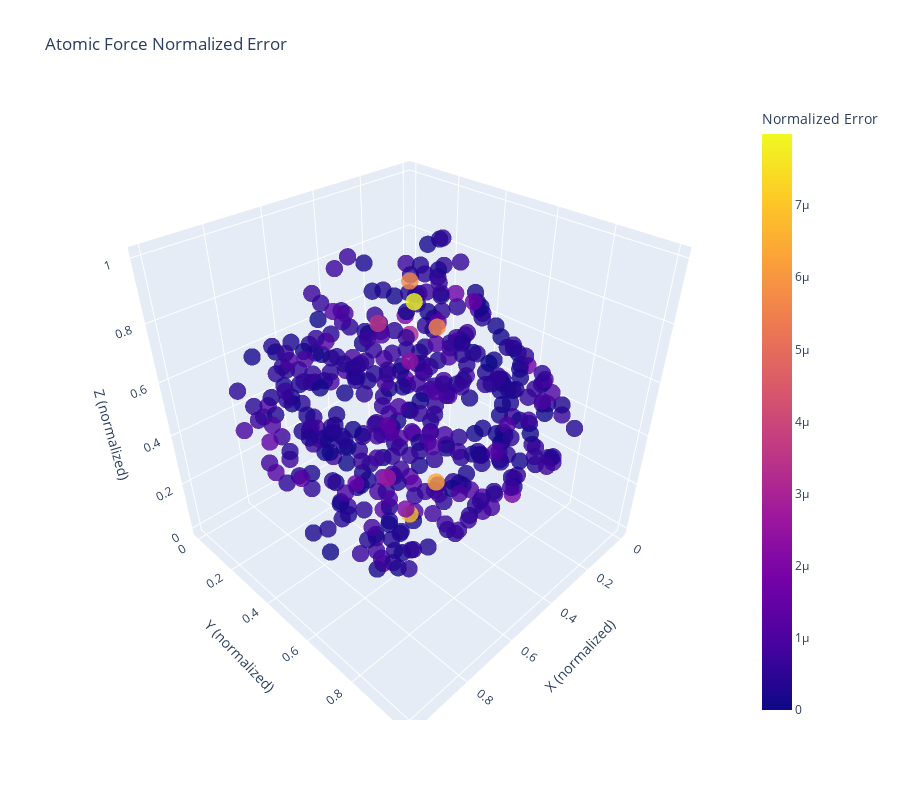

This figure's notebook cell:
### Code cell
import plotly.graph_objects as go

fig = go.Figure(data=[go.Scatter3d(
    x=positions_normalized[:, 0],
    y=positions_normalized[:, 1],
    z=positions_normalized[:, 2],
    mode='markers',
    marker=dict(
        size=6,
        color=error_ratio,
        colorscale='plasma',
        opacity=0.8,
        colorbar=dict(title="Normalized Error")
    )
)])

fig.update_layout(
    title="Atomic Force Normalized Error",
    height=800,
    scene=dict(
        xaxis_title="X (normalized)",
        yaxis_title="Y (normalized)",
        zaxis_title="Z (normalized)"
    )
)

fig.show()

### Figure 1 — Plotly figure (JSON) as saved in the notebook; plotly's stock layout.template omitted (floating-point values rounded to 4 significant figures; data arrays with more than 128 entries replaced by an {"elided": "..."} marker saying what was removed)
{"data": [{"marker": {"color": {"elided": "426 float values"}, "colorbar": {"title": {"text": "Normalized Error"}}, "colorscale": [[0, "#0d0887"], [0.1111, "#46039f"], [0.2222, "#7201a8"], [0.3333, "#9c179e"], [0.4444, "#bd3786"], [0.5556, "#d8576b"], [0.6667, "#ed7953"], [0.7778, "#fb9f3a"], [0.8889, "#fdca26"], [1, "#f0f921"]], "opacity": 0.8, "size": 6}, "mode": "markers", "type": "scatter3d", "x": {"elided": "426 float values"}, "y": {"elided": "426 float values"}, "z": {"elided": "426 float values"}}], "layout": {"height": 800, "scene": {"xaxis": {"title": {"text": "X (normalized)"}}, "yaxis": {"title": {"text": "Y (normalized)"}}, "zaxis": {"title": {"text": "Z (normalized)"}}}, "title": {"text": "Atomic Force Normalized Error"}}}
